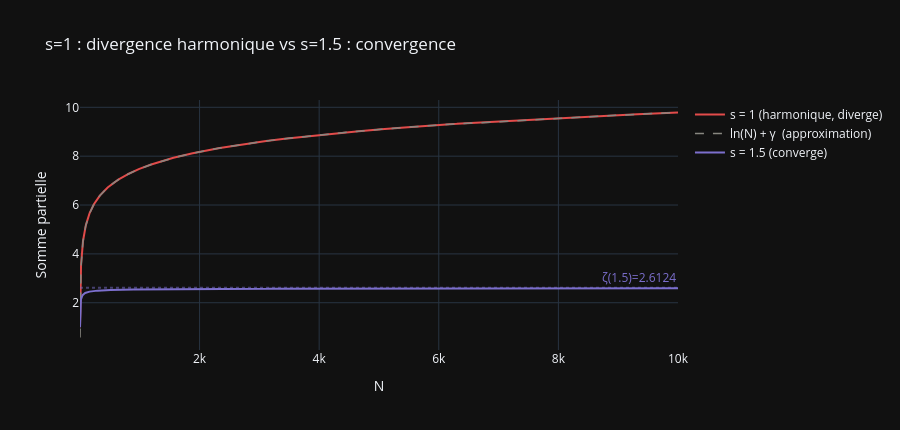

Notebook code cell kept with this figure:
### Markdown cell above
## La singularité en s = 1 — la série harmonique

Pour $s = 1$, la série devient :

$$H_N = 1 + \frac{1}{2} + \frac{1}{3} + \frac{1}{4} + \cdots$$

C'est la **série harmonique** — elle **diverge**. Elle tend vers l'infini, mais d'une lenteur extrême.  
On peut montrer que $H_N \approx \ln(N) + \gamma$ où $\gamma \approx 0.5772$ (constante d'Euler-Mascheroni).

Conséquence : $\zeta(s)$ n'est **pas définie** en $s=1$ par la série.  
C'est le seul point singulier — un **pôle**. On y reviendra dans le notebook 02.

### Code cell
N_MAX = 10000
ns    = np.arange(1, N_MAX + 1, dtype=float)

harmonic = np.cumsum(1.0 / ns)           # s = 1 : diverge
log_fit  = np.log(ns) + 0.5772           # approximation ln(N) + γ
s15      = np.cumsum(1.0 / ns**1.5)      # s = 1.5 : converge

fig = go.Figure()

fig.add_trace(go.Scatter(
    x=ns, y=harmonic,
    name="s = 1 (harmonique, diverge)",
    line=dict(color=COLOR_DANGER, width=2)
))
fig.add_trace(go.Scatter(
    x=ns, y=log_fit,
    name="ln(N) + γ  (approximation)",
    line=dict(color=COLOR_MUTED, width=1.5, dash="dash")
))
fig.add_trace(go.Scatter(
    x=ns, y=s15,
    name="s = 1.5 (converge)",
    line=dict(color=COLOR_MAIN, width=2)
))
fig.add_hline(
    y=float(scipy_zeta(1.5)),
    line_dash="dot", line_color=COLOR_MAIN, opacity=0.5,
    annotation_text=f"ζ(1.5)={scipy_zeta(1.5):.4f}",
    annotation_font_color=COLOR_MAIN
)

fig.update_layout(
    template=TEMPLATE,
    title="s=1 : divergence harmonique vs s=1.5 : convergence",
    xaxis_title="N",
    yaxis_title="Somme partielle",
    height=430,
    hovermode="x unified"
)
fig.show()

print(f"H(10 000)    = {harmonic[-1]:.4f}")
print(f"ln(10000)+γ  = {np.log(10000)+0.5772:.4f} approximation")
print(f"ζ(1.5)       = {float(scipy_zeta(1.5)):.6f} converge ")

### Figure 1 — Plotly figure (JSON) as saved in the notebook; plotly's stock layout.template omitted (floating-point values rounded to 4 significant figures; data arrays with more than 128 entries replaced by an {"elided": "..."} marker saying what was removed)
{"data": [{"line": {"color": "#E24B4A", "width": 2}, "name": "s = 1 (harmonique, diverge)", "type": "scatter", "x": {"elided": "10000 float values"}, "y": {"elided": "10000 float values"}}, {"line": {"color": "#888780", "dash": "dash", "width": 1.5}, "name": "ln(N) + γ  (approximation)", "type": "scatter", "x": {"elided": "10000 float values"}, "y": {"elided": "10000 float values"}}, {"line": {"color": "#7C6FCD", "width": 2}, "name": "s = 1.5 (converge)", "type": "scatter", "x": {"elided": "10000 float values"}, "y": {"elided": "10000 float values"}}], "layout": {"annotations": [{"font": {"color": "#7C6FCD"}, "showarrow": false, "text": "ζ(1.5)=2.6124", "x": 1, "xanchor": "right", "xref": "x domain", "y": 2.612, "yanchor": "bottom", "yref": "y"}], "height": 430, "hovermode": "x unified", "shapes": [{"line": {"color": "#7C6FCD", "dash": "dot"}, "opacity": 0.5, "type": "line", "x0": 0, "x1": 1, "xref": "x domain", "y0": 2.612, "y1": 2.612, "yref": "y"}], "title": {"text": "s=1 : divergence harmonique vs s=1.5 : convergence"}, "xaxis": {"title": {"text": "N"}}, "yaxis": {"title": {"text": "Somme partielle"}}}}
